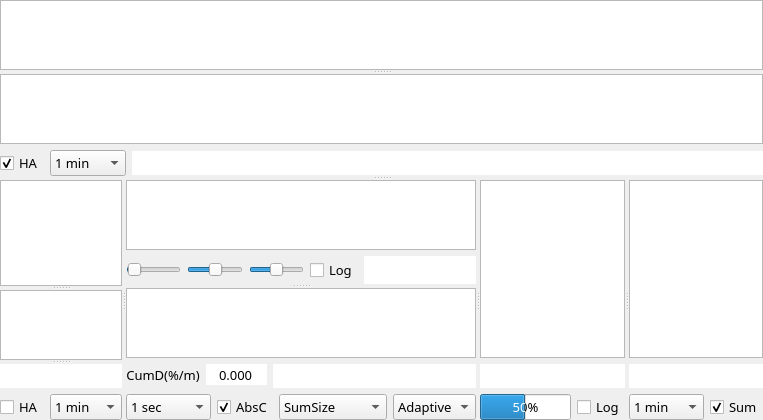
     <widget class="QSplitter" name="splitter_6">
      <property name="orientation">
       <enum>Qt::Vertical</enum>
      </property>
      <widget class="QWidget" name="layoutWidget">
       <layout class="QVBoxLayout" name="verticalLayout_2">
        <property name="sizeConstraint">
         <enum>QLayout::SetMaximumSize</enum>
        </property>
        <item>
         <widget class="QSplitter" name="splitter_4">
          <property name="sizePolicy">
           <sizepolicy hsizetype="Expanding" vsizetype="Expanding">
            <horstretch>1</horstretch>
            <verstretch>0</verstretch>
           </sizepolicy>
          </property>
          <property name="orientation">
           <enum>Qt::Vertical</enum>
          </property>
          <widget class="PlotWidget" name="slowPrice_Plot">
           <property name="sizePolicy">
            <sizepolicy hsizetype="Expanding" vsizetype="Expanding">
             <horstretch>0</horstretch>
             <verstretch>2</verstretch>
            </sizepolicy>
           </property>
           <property name="font">
            <font>
             <family>Century Gothic</family>
             <pointsize>10</pointsize>
            </font>
           </property>
          </widget>
          <widget class="PlotWidget" name="slowVolume_Plot">
           <property name="sizePolicy">
            <sizepolicy hsizetype="Expanding" vsizetype="Expanding">
             <horstretch>0</horstretch>
             <verstretch>1</verstretch>
            </sizepolicy>
           </property>
           <property name="font">
            <font>
             <family>Century Gothic</family>
             <pointsize>10</pointsize>
            </font>
           </property>
          </widget>
         </widget>
        </item>
        <item>
         <layout class="QHBoxLayout" name="horizontalLayout_3">
          <item>
           <widget class="QCheckBox" name="isSlowHA_checkBox">
            <property name="font">
             <font>
              <family>Century Gothic</family>
              <pointsize>10</pointsize>
             </font>
            </property>
            <property name="text">
             <string>HA</string>
            </property>
            <property name="checked">
             <bool>true</bool>
            </property>
           </widget>
          </item>
          <item>
           <widget class="QComboBox" name="slow_timeFrame_comboBox">
            <property name="font">
             <font>
              <family>Century Gothic</family>
              <pointsize>10</pointsize>
             </font>
            </property>
            <property name="toolTip">
             <string>timeframe</string>
            </property>
            <property name="layoutDirection">
             <enum>Qt::LeftToRight</enum>
            </property>
            <property name="currentIndex">
             <number>3</number>
            </property>
            <property name="sizeAdjustPolicy">
             <enum>QComboBox::AdjustToContentsOnFirstShow</enum>
            </property>
            <property name="minimumContentsLength">
             <number>0</number>
            </property>
            <item>
             <property name="text">
              <string>5 secs</string>
             </property>
            </item>
            <item>
             <property name="text">
              <string>10 secs</string>
             </property>
            </item>
            <item>
             <property name="text">
              <string>15 secs</string>
             </property>
            </item>
            <item>
             <property name="text">
              <string>1 min</string>
             </property>
            </item>
            <item>
             <property name="text">
              <string>2 mins</string>
             </property>
            </item>
            <item>
             <property name="text">
              <string>5 mins</string>
             </property>
            </item>
            <item>
             <property name="text">
              <string>10 mins</string>
             </property>
            </item>
            <item>
             <property name="text">
              <string>30 mins</string>
             </property>
            </item>
            <item>
             <property name="text">
              <string>1 hour</string>
             </property>
            </item>
            <item>
             <property name="text">
              <string>1 day</string>
             </property>
            </item>
           </widget>
          </item>
          <item>
           <widget class="QLineEdit" name="slowValues_lineEdit">
            <property name="font">
             <font>
              <family>Century Gothic</family>
              <pointsize>10</pointsize>
             </font>
            </property>
            <property name="text">
             <string/>
            </property>
            <property name="maxLength">
             <number>100</number>
            </property>
            <property name="frame">
             <bool>false</bool>
            </property>
            <property name="alignment">
             <set>Qt::AlignCenter</set>
            </property>
            <property name="readOnly">
             <bool>true</bool>
            </property>
           </widget>
          </item>
         </layout>
        </item>
       </layout>
      </widget>
      <widget class="QSplitter" name="splitter_5">
       <property name="orientation">
        <enum>Qt::Horizontal</enum>
       </property>
       <widget class="QWidget" name="layoutWidget">
        <layout class="QVBoxLayout" name="verticalLayout_9">
         <item>
          <widget class="QSplitter" name="splitter">
           <property name="orientation">
            <enum>Qt::Vertical</enum>
           </property>
           <widget class="PlotWidget" name="fastPrice_Plot">
            <property name="sizePolicy">
             <sizepolicy hsizetype="Preferred" vsizetype="Expanding">
              <horstretch>0</horstretch>
              <verstretch>2</verstretch>
             </sizepolicy>
            </property>
            <property name="font">
             <font>
              <family>Century Gothic</family>
              <pointsize>10</pointsize>
             </font>
            </property>
           </widget>
           <widget class="PlotWidget" name="fastVolume_Plot">
            <property name="sizePolicy">
             <sizepolicy hsizetype="Preferred" vsizetype="Expanding">
              <horstretch>0</horstretch>
              <verstretch>1</verstretch>
             </sizepolicy>
            </property>
            <property name="font">
             <font>
              <family>Century Gothic</family>
              <pointsize>10</pointsize>
             </font>
            </property>
           </widget>
           <widget class="QLineEdit" name="fastValues_lineEdit">
            <property name="sizePolicy">
             <sizepolicy hsizetype="Preferred" vsizetype="Minimum">
              <horstretch>0</horstretch>
              <verstretch>0</verstretch>
             </sizepolicy>
            </property>
            <property name="font">
             <font>
              <family>Century Gothic</family>
              <pointsize>10</pointsize>
             </font>
            </property>
            <property name="text">
             <string/>
            </property>
            <property name="maxLength">
             <number>100</number>
            </property>
            <property name="frame">
             <bool>false</bool>
            </property>
            <property name="alignment">
             <set>Qt::AlignCenter</set>
            </property>
            <property name="readOnly">
             <bool>true</bool>
            </property>
           </widget>
          </widget>
         </item>
         <item>
          <layout class="QHBoxLayout" name="horizontalLayout_5">
           <item>
            <widget class="QCheckBox" name="isFastHA_checkBox">
             <property name="font">
              <font>
               <family>Century Gothic</family>
               <pointsize>10</pointsize>
              </font>
             </property>
             <property name="text">
              <string>HA</string>
             </property>
            </widget>
           </item>
           <item>
            <widget class="QComboBox" name="fast_timeFrame_comboBox">
             <property name="sizePolicy">
              <sizepolicy hsizetype="Preferred" vsizetype="Fixed">
               <horstretch>0</horstretch>
               <verstretch>0</verstretch>
              </sizepolicy>
             </property>
             <property name="font">
              <font>
               <family>Century Gothic</family>
               <pointsize>10</pointsize>
              </font>
             </property>
             <property name="toolTip">
              <string>timeframe</string>
             </property>
             <property name="currentIndex">
              <number>3</number>
             </property>
             <item>
              <property name="text">
               <string>5 secs</string>
              </property>
             </item>
             <item>
              <property name="text">
               <string>15 secs</string>
              </property>
             </item>
             <item>
              <property name="text">
               <string>30 secs</string>
              </property>
             </item>
             <item>
              <property name="text">
               <string>1 min</string>
              </property>
             </item>
             <item>
              <property name="text">
               <string>5 mins</string>
              </property>
             </item>
            </widget>
           </item>
          </layout>
         </item>
        </layout>
       </widget>
       <widget class="QWidget" name="layoutWidget">
        <layout class="QVBoxLayout" name="verticalLayout_7">
         <item>
          <widget class="QSplitter" name="splitter_2">
           <property name="orientation">
            <enum>Qt::Vertical</enum>
           </property>
           <widget class="QWidget" name="layoutWidget">
            <layout class="QVBoxLayout" name="verticalLayout">
             <item>
              <widget class="PlotWidget" name="mapLevel2_Plot">
               <property name="sizePolicy">
                <sizepolicy hsizetype="Expanding" vsizetype="Expanding">
                 <horstretch>0</horstretch>
                 <verstretch>10</verstretch>
                </sizepolicy>
               </property>
               <property name="font">
                <font>
                 <family>Century Gothic</family>
                 <pointsize>10</pointsize>
                </font>
               </property>
              </widget>
             </item>
             <item>
              <layout class="QHBoxLayout" name="horizontalLayout_2">
               <item>
                <widget class="QSlider" name="cumulSpan_verticalSlider">
                 <property name="minimum">
                  <number>1</number>
                 </property>
                 <property name="maximum">
                  <number>300</number>
                 </property>
                 <property name="singleStep">
                  <number>5</number>
                 </property>
                 <property name="sliderPosition">
                  <number>10</number>
                 </property>
                 <property name="orientation">
                  <enum>Qt::Horizontal</enum>
                 </property>
                 <property name="invertedAppearance">
                  <bool>false</bool>
                 </property>
                 <property name="tickPosition">
                  <enum>QSlider::NoTicks</enum>
                 </property>
                </widget>
               </item>
               <item>
                <widget class="QSlider" name="tradesSize_verticalSlider">
                 <property name="minimum">
                  <number>-30</number>
                 </property>
                 <property name="maximum">
                  <number>30</number>
                 </property>
                 <property name="singleStep">
                  <number>5</number>
                 </property>
                 <property name="orientation">
                  <enum>Qt::Horizontal</enum>
                 </property>
                 <property name="invertedAppearance">
                  <bool>false</bool>
                 </property>
                 <property name="tickPosition">
                  <enum>QSlider::NoTicks</enum>
                 </property>
                </widget>
               </item>
               <item>
                <widget class="QSlider" name="colorScale_horizontalSlider">
                 <property name="minimum">
                  <number>-20</number>
                 </property>
                 <property name="maximum">
                  <number>20</number>
                 </property>
                 <property name="singleStep">
                  <number>1</number>
                 </property>
                 <property name="value">
                  <number>0</number>
                 </property>
                 <property name="orientation">
                  <enum>Qt::Horizontal</enum>
                 </property>
                 <property name="tickPosition">
                  <enum>QSlider::NoTicks</enum>
                 </property>
                </widget>
               </item>
               <item>
                <widget class="QCheckBox" name="logMap_checkBox">
                 <property name="font">
                  <font>
                   <family>Century Gothic</family>
                   <pointsize>10</pointsize>
                  </font>
                 </property>
                 <property name="text">
                  <string>Log</string>
                 </property>
                 <property name="checked">
                  <bool>false</bool>
                 </property>
                </widget>
               </item>
               <item>
                <widget class="QLineEdit" name="orderTape_lineEdit">
                 <property name="enabled">
                  <bool>true</bool>
                 </property>
                 <property name="font">
                  <font>
                   <family>Century Gothic</family>
                   <pointsize>11</pointsize>
                  </font>
                 </property>
                 <property name="cursor">
                  <cursorShape>ArrowCursor</cursorShape>
                 </property>
                 <property name="text">
                  <string/>
                 </property>
                 <property name="frame">
                  <bool>false</bool>
                 </property>
                 <property name="alignment">
                  <set>Qt::AlignCenter</set>
                 </property>
                 <property name="readOnly">
                  <bool>true</bool>
                 </property>
                </widget>
               </item>
              </layout>
             </item>
            </layout>
           </widget>
           <widget class="PlotWidget" name="analysisLevel2_Plot">
            <property name="sizePolicy">
             <sizepolicy hsizetype="Expanding" vsizetype="Expanding">
              <horstretch>0</horstretch>
              <verstretch>0</verstretch>
             </sizepolicy>
            </property>
            <property name="font">
             <font>
              <family>Century Gothic</family>
              <pointsize>10</pointsize>
             </font>
            </property>
           </widget>
          </widget>
         </item>
         <item>
          <layout class="QHBoxLayout" name="horizontalLayout_4">
           <item>
            <layout class="QFormLayout" name="formLayout_4">
             <item row="0" column="1">
              <widget class="QDoubleSpinBox" name="cumulDeltaper_doubleSpinBox">
               <property name="font">
                <font>
                 <family>Century Gothic</family>
                 <pointsize>10</pointsize>
                </font>
               </property>
               <property name="wrapping">
                <bool>false</bool>
               </property>
               <property name="frame">
                <bool>false</bool>
               </property>
               <property name="alignment">
                <set>Qt::AlignCenter</set>
               </property>
               <property name="readOnly">
                <bool>true</bool>
               </property>
               <property name="buttonSymbols">
                <enum>QAbstractSpinBox::NoButtons</enum>
               </property>
               <property name="decimals">
                <number>3</number>
               </property>
               <property name="maximum">
                <double>1000.000000000000000</double>
               </property>
               <property name="value">
                <double>0.000000000000000</double>
               </property>
              </widget>
             </item>
             <item row="0" column="0">
              <widget class="QLabel" name="cumulDeltaper_label">
               <property name="sizePolicy">
                <sizepolicy hsizetype="Minimum" vsizetype="Preferred">
                 <horstretch>0</horstretch>
                 <verstretch>0</verstretch>
                </sizepolicy>
               </property>
               <property name="font">
                <font>
                 <family>Century Gothic</family>
                 <pointsize>10</pointsize>
                </font>
               </property>
               <property name="text">
                <string>CumD(%/m)</string>
               </property>
               <property name="alignment">
                <set>Qt::AlignCenter</set>
               </property>
              </widget>
             </item>
            </layout>
           </item>
           <item>
            <widget class="QLineEdit" name="mapValues_lineEdit">
             <property name="sizePolicy">
              <sizepolicy hsizetype="Expanding" vsizetype="Minimum">
               <horstretch>0</horstretch>
               <verstretch>0</verstretch>
              </sizepolicy>
             </property>
             <property name="font">
              <font>
               <family>Century Gothic</family>
               <pointsize>10</pointsize>
              </font>
             </property>
             <property name="text">
              <string/>
             </property>
             <property name="maxLength">
              <number>100</number>
             </property>
             <property name="frame">
              <bool>false</bool>
             </property>
             <property name="alignment">
              <set>Qt::AlignCenter</set>
             </property>
             <property name="readOnly">
              <bool>true</bool>
             </property>
            </widget>
           </item>
          </layout>
         </item>
         <item>
          <layout class="QHBoxLayout" name="horizontalLayout_22">
           <item>
            <widget class="QComboBox" name="updateRate_MarketDepth_comboBox">
             <property name="font">
              <font>
               <family>Century Gothic</family>
               <pointsize>10</pointsize>
              </font>
             </property>
             <property name="toolTip">
              <string>refresh rate</string>
             </property>
             <item>
              <property name="text">
               <string>1 sec</string>
              </property>
             </item>
             <item>
              <property name="text">
               <string>500 msec</string>
              </property>
             </item>
             <item>
              <property name="text">
               <string>250 msec</string>
              </property>
             </item>
             <item>
              <property name="text">
               <string>100 msec</string>
              </property>
             </item>
             <item>
              <property name="text">
               <string>Ticks</string>
              </property>
             </item>
            </widget>
           </item>
           <item>
            <widget class="QCheckBox" name="absCumul_checkBox">
             <property name="sizePolicy">
              <sizepolicy hsizetype="Minimum" vsizetype="Fixed">
               <horstretch>0</horstretch>
               <verstretch>0</verstretch>
              </sizepolicy>
             </property>
             <property name="font">
              <font>
               <family>Century Gothic</family>
               <pointsize>10</pointsize>
              </font>
             </property>
             <property name="text">
              <string>AbsC</string>
             </property>
             <property name="checked">
              <bool>true</bool>
             </property>
            </widget>
           </item>
           <item>
            <widget class="QComboBox" name="imbalanceMode_MarketDepth_comboBox">
             <property name="font">
              <font>
               <family>Century Gothic</family>
               <pointsize>10</pointsize>
              </font>
             </property>
             <property name="toolTip">
              <string>refresh rate</string>
             </property>
             <item>
              <property name="text">
               <string>SumSize</string>
              </property>
             </item>
             <item>
              <property name="text">
               <string>SumCash</string>
              </property>
             </item>
             <item>
              <property name="text">
               <string>AveragePrice</string>
              </property>
             </item>
             <item>
              <property name="text">
               <string>Force</string>
              </property>
             </item>
            </widget>
           </item>
           <item>
            <widget class="QComboBox" name="rescaleType_Price_comboBox">
             <property name="font">
              <font>
               <family>Century Gothic</family>
               <pointsize>10</pointsize>
              </font>
             </property>
             <property name="toolTip">
              <string>price rescale mode</string>
             </property>
             <item>
              <property name="text">
               <string>Adaptive</string>
              </property>
             </item>
             <item>
              <property name="text">
               <string>Last</string>
              </property>
             </item>
             <item>
              <property name="text">
               <string>Fixed</string>
              </property>
             </item>
            </widget>
           </item>
          </layout>
         </item>
        </layout>
       </widget>
       <widget class="QWidget" name="layoutWidget">
        <layout class="QVBoxLayout" name="verticalLayout_6">
         <item>
          <widget class="PlotWidget" name="orderBook_Plot">
           <property name="sizePolicy">
            <sizepolicy hsizetype="Preferred" vsizetype="Expanding">
             <horstretch>0</horstretch>
             <verstretch>0</verstretch>
            </sizepolicy>
           </property>
           <property name="font">
            <font>
             <family>Century Gothic</family>
             <pointsize>10</pointsize>
            </font>
           </property>
          </widget>
         </item>
         <item>
          <widget class="QLineEdit" name="orderBookValues_lineEdit">
           <property name="sizePolicy">
            <sizepolicy hsizetype="Minimum" vsizetype="Minimum">
             <horstretch>0</horstretch>
             <verstretch>0</verstretch>
            </sizepolicy>
           </property>
           <property name="font">
            <font>
             <family>Century Gothic</family>
             <pointsize>10</pointsize>
            </font>
           </property>
           <property name="text">
            <string/>
           </property>
           <property name="maxLength">
            <number>100</number>
           </property>
           <property name="frame">
            <bool>false</bool>
           </property>
           <property name="alignment">
            <set>Qt::AlignCenter</set>
           </property>
           <property name="readOnly">
            <bool>true</bool>
           </property>
          </widget>
         </item>
         <item>
          <layout class="QHBoxLayout" name="horizontalLayout_8">
           <item>
            <widget class="QProgressBar" name="levelsUsed_OrderBook_progressBar">
             <property name="sizePolicy">
              <sizepolicy hsizetype="Preferred" vsizetype="Fixed">
               <horstretch>0</horstretch>
               <verstretch>0</verstretch>
              </sizepolicy>
             </property>
             <property name="font">
              <font>
               <family>Century Gothic</family>
               <pointsize>10</pointsize>
              </font>
             </property>
             <property name="layoutDirection">
              <enum>Qt::LeftToRight</enum>
             </property>
             <property name="autoFillBackground">
              <bool>true</bool>
             </property>
             <property name="value">
              <number>50</number>
             </property>
            </widget>
           </item>
           <item>
            <widget class="QCheckBox" name="logOrderBook_checkBox">
             <property name="sizePolicy">
              <sizepolicy hsizetype="Minimum" vsizetype="Fixed">
               <horstretch>0</horstretch>
               <verstretch>0</verstretch>
              </sizepolicy>
             </property>
             <property name="font">
              <font>
               <family>Century Gothic</family>
               <pointsize>10</pointsize>
              </font>
             </property>
             <property name="text">
              <string>Log</string>
             </property>
             <property name="checked">
              <bool>false</bool>
             </property>
            </widget>
           </item>
          </layout>
         </item>
        </layout>
       </widget>
       <widget class="QWidget" name="layoutWidget">
        <layout class="QVBoxLayout" name="verticalLayout_5">
         <item>
          <widget class="PlotWidget" name="volumeProfile_Plot">
           <property name="sizePolicy">
            <sizepolicy hsizetype="Preferred" vsizetype="Expanding">
             <horstretch>0</horstretch>
             <verstretch>0</verstretch>
            </sizepolicy>
           </property>
           <property name="font">
            <font>
             <family>Century Gothic</family>
             <pointsize>10</pointsize>
            </font>
           </property>
          </widget>
         </item>
         <item>
          <widget class="QLineEdit" name="volumeProfValues_lineEdit">
           <property name="sizePolicy">
            <sizepolicy hsizetype="Preferred" vsizetype="Minimum">
             <horstretch>0</horstretch>
             <verstretch>0</verstretch>
            </sizepolicy>
           </property>
           <property name="font">
            <font>
             <family>Century Gothic</family>
             <pointsize>10</pointsize>
            </font>
           </property>
           <property name="text">
            <string/>
           </property>
           <property name="maxLength">
            <number>100</number>
           </property>
           <property name="frame">
            <bool>false</bool>
           </property>
           <property name="alignment">
            <set>Qt::AlignCenter</set>
           </property>
           <property name="readOnly">
            <bool>true</bool>
           </property>
          </widget>
         </item>
         <item>
          <layout class="QHBoxLayout" name="horizontalLayout_21">
           <item>
            <widget class="QComboBox" name="span_VolumeProfile_comboBox">
             <property name="sizePolicy">
              <sizepolicy hsizetype="Preferred" vsizetype="Fixed">
               <horstretch>0</horstretch>
               <verstretch>0</verstretch>
              </sizepolicy>
             </property>
             <property name="font">
              <font>
               <family>Century Gothic</family>
               <pointsize>10</pointsize>
              </font>
             </property>
             <property name="toolTip">
              <string>volume integration span</string>
             </property>
             <item>
              <property name="text">
               <string>1 min</string>
              </property>
             </item>
             <item>
              <property name="text">
               <string>5 mins</string>
              </property>
             </item>
             <item>
              <property name="text">
               <string>10 mins</string>
              </property>
             </item>
             <item>
              <property name="text">
               <string>All</string>
              </property>
             </item>
            </widget>
           </item>
           <item>
            <widget class="QCheckBox" name="sumVolProf_checkBox">
             <property name="sizePolicy">
              <sizepolicy hsizetype="Minimum" vsizetype="Fixed">
               <horstretch>0</horstretch>
               <verstretch>0</verstretch>
              </sizepolicy>
             </property>
             <property name="font">
              <font>
               <family>Century Gothic</family>
               <pointsize>10</pointsize>
              </font>
             </property>
             <property name="text">
              <string>Sum</string>
             </property>
             <property name="checked">
              <bool>true</bool>
             </property>
            </widget>
           </item>
          </layout>
         </item>
        </layout>
       </widget>
      </widget>
     </widget>
